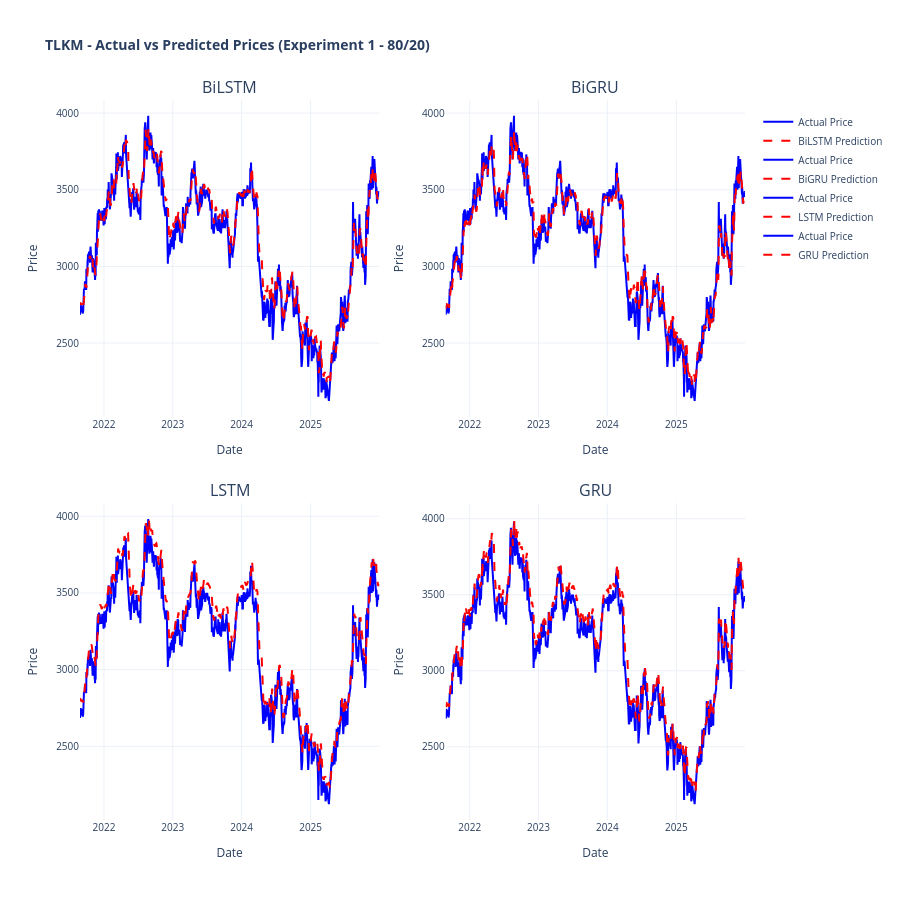
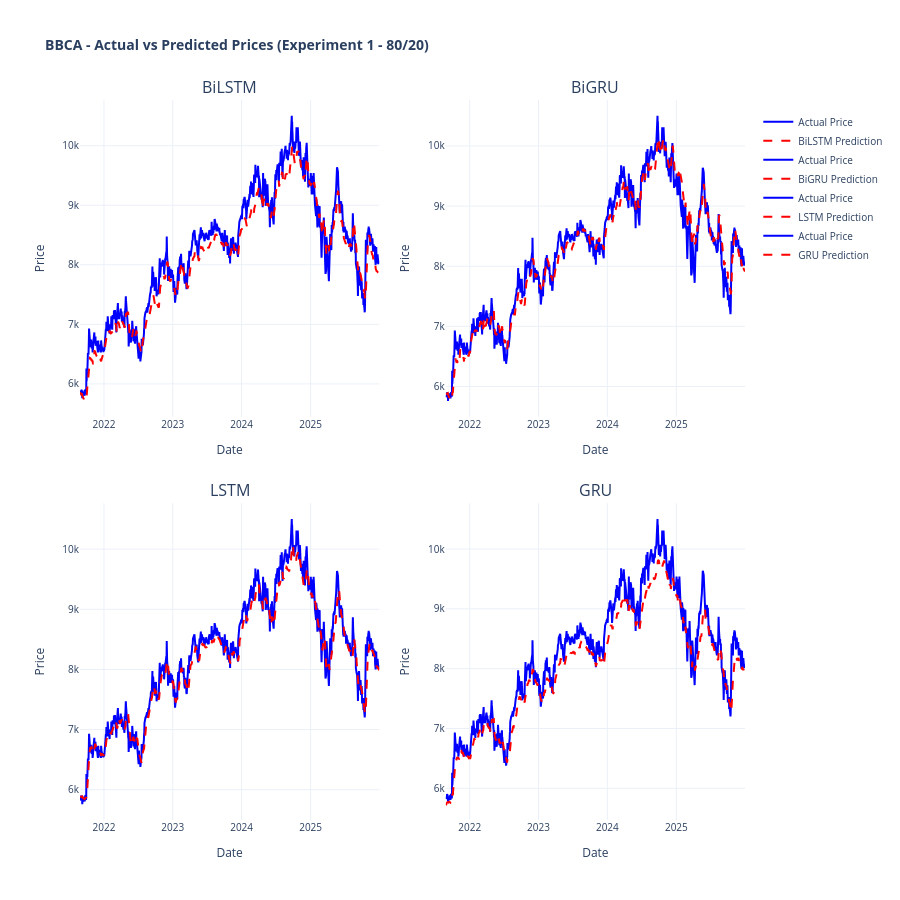
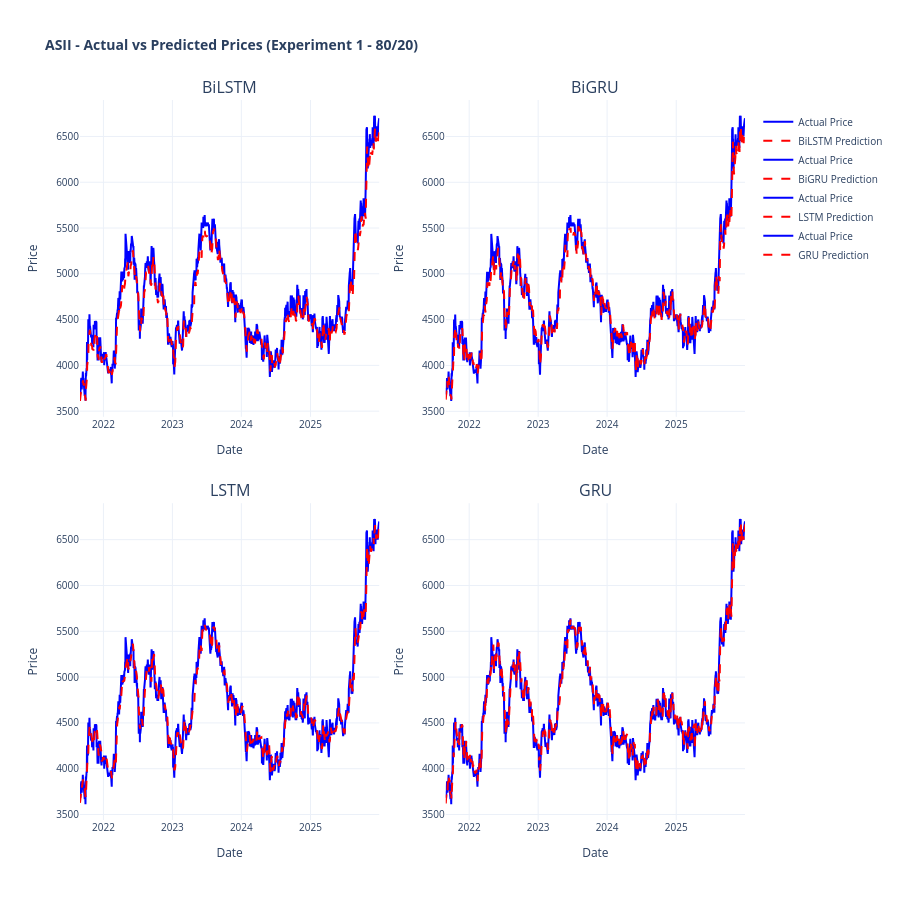
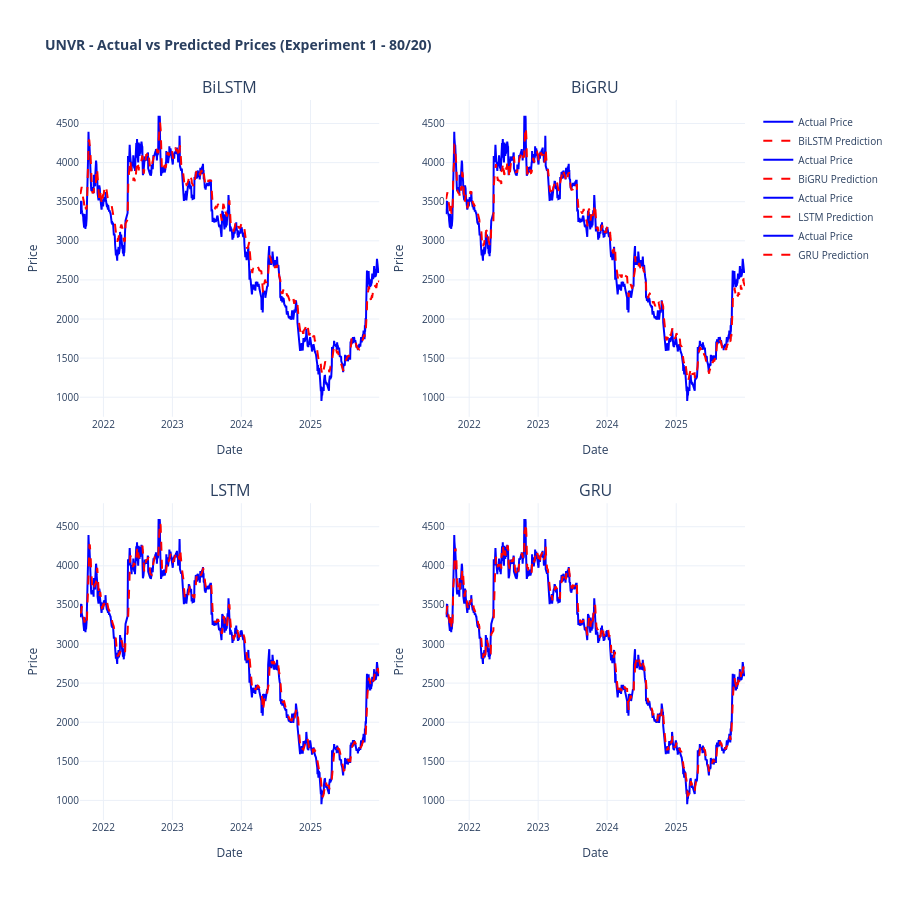

Notebook code for these charts, in order:
### Markdown cell above
## Interactive Prediction Visualization (Plotly)
Zoom in, pan, and explore the price predictions with hover details.

### Code cell
import plotly.graph_objects as go
from plotly.subplots import make_subplots

# ============================================================
# INTERACTIVE VISUALIZATION - ACTUAL VS PREDICTED (Plotly)
# ============================================================

for stock in STOCKS:
    print(f"\nGenerating interactive plot for {stock}...")
    
    y_true = all_predictions[stock][MODEL_TYPES[0]][0]
    dates = all_predictions[stock][MODEL_TYPES[0]][2]
    
    # Create subplots (one for each model)
    fig = make_subplots(
        rows=2, cols=2,
        subplot_titles=MODEL_TYPES,
        specs=[[{"secondary_y": False}, {"secondary_y": False}],
               [{"secondary_y": False}, {"secondary_y": False}]],
        vertical_spacing=0.12,
        horizontal_spacing=0.1
    )
    
    row_col_pairs = [(1, 1), (1, 2), (2, 1), (2, 2)]
    
    for idx, model_type in enumerate(MODEL_TYPES):
        row, col = row_col_pairs[idx]
        y_pred = all_predictions[stock][model_type][1]
        
        # Actual prices
        fig.add_trace(
            go.Scatter(
                x=dates, y=y_true,
                name='Actual Price',
                mode='lines',
                line=dict(color='blue', width=2),
                hovertemplate='<b>Actual Price</b><br>Date: %{x}<br>Price: %{y:.2f}<extra></extra>',
            ),
            row=row, col=col
        )
        
        # Predicted prices
        fig.add_trace(
            go.Scatter(
                x=dates, y=y_pred,
                name=f'{model_type} Prediction',
                mode='lines',
                line=dict(color='red', width=2, dash='dash'),
                hovertemplate='<b>Predicted Price</b><br>Date: %{x}<br>Price: %{y:.2f}<extra></extra>',
            ),
            row=row, col=col
        )
        
        # Update axes labels
        fig.update_xaxes(title_text="Date", row=row, col=col)
        fig.update_yaxes(title_text="Price", row=row, col=col)
    
    # Update layout
    fig.update_layout(
        title=f'<b>{stock} - Actual vs Predicted Prices (Experiment 1 - 80/20)</b>',
        height=900,
        template='plotly_white',
        hovermode='x unified',
        showlegend=True,
        legend=dict(
            orientation="v",
            yanchor="top",
            y=0.99,
            xanchor="left",
            x=1.02,
        ),
        font=dict(size=10)
    )
    
    # Save as HTML
    fig.write_html(f'figures/{EXP_LABEL}/interactive_{stock}_all_models.html')
    fig.show()

print("\n✓ All interactive plots generated and saved!")
print(f"  Location: figures/{EXP_LABEL}/interactive_*.html")

### Figure 1 — Plotly figure (JSON) as saved in the notebook; plotly's stock layout.template omitted (floating-point values rounded to 4 significant figures; data arrays with more than 128 entries replaced by an {"elided": "..."} marker saying what was removed)
{"data": [{"hovertemplate": "<b>Actual Price</b><br>Date: %{x}<br>Price: %{y:.2f}<extra></extra>", "line": {"color": "blue", "width": 2}, "mode": "lines", "name": "Actual Price", "type": "scatter", "x": {"elided": "1049 str values"}, "xaxis": "x", "y": {"elided": "1049 float values"}, "yaxis": "y"}, {"hovertemplate": "<b>Predicted Price</b><br>Date: %{x}<br>Price: %{y:.2f}<extra></extra>", "line": {"color": "red", "dash": "dash", "width": 2}, "mode": "lines", "name": "BiLSTM Prediction", "type": "scatter", "x": {"elided": "1049 str values"}, "xaxis": "x", "y": {"elided": "1049 float values"}, "yaxis": "y"}, {"hovertemplate": "<b>Actual Price</b><br>Date: %{x}<br>Price: %{y:.2f}<extra></extra>", "line": {"color": "blue", "width": 2}, "mode": "lines", "name": "Actual Price", "type": "scatter", "x": {"elided": "1049 str values"}, "xaxis": "x2", "y": {"elided": "1049 float values"}, "yaxis": "y2"}, {"hovertemplate": "<b>Predicted Price</b><br>Date: %{x}<br>Price: %{y:.2f}<extra></extra>", "line": {"color": "red", "dash": "dash", "width": 2}, "mode": "lines", "name": "BiGRU Prediction", "type": "scatter", "x": {"elided": "1049 str values"}, "xaxis": "x2", "y": {"elided": "1049 float values"}, "yaxis": "y2"}, {"hovertemplate": "<b>Actual Price</b><br>Date: %{x}<br>Price: %{y:.2f}<extra></extra>", "line": {"color": "blue", "width": 2}, "mode": "lines", "name": "Actual Price", "type": "scatter", "x": {"elided": "1049 str values"}, "xaxis": "x3", "y": {"elided": "1049 float values"}, "yaxis": "y3"}, {"hovertemplate": "<b>Predicted Price</b><br>Date: %{x}<br>Price: %{y:.2f}<extra></extra>", "line": {"color": "red", "dash": "dash", "width": 2}, "mode": "lines", "name": "LSTM Prediction", "type": "scatter", "x": {"elided": "1049 str values"}, "xaxis": "x3", "y": {"elided": "1049 float values"}, "yaxis": "y3"}, {"hovertemplate": "<b>Actual Price</b><br>Date: %{x}<br>Price: %{y:.2f}<extra></extra>", "line": {"color": "blue", "width": 2}, "mode": "lines", "name": "Actual Price", "type": "scatter", "x": {"elided": "1049 str values"}, "xaxis": "x4", "y": {"elided": "1049 float values"}, "yaxis": "y4"}, {"hovertemplate": "<b>Predicted Price</b><br>Date: %{x}<br>Price: %{y:.2f}<extra></extra>", "line": {"color": "red", "dash": "dash", "width": 2}, "mode": "lines", "name": "GRU Prediction", "type": "scatter", "x": {"elided": "1049 str values"}, "xaxis": "x4", "y": {"elided": "1049 float values"}, "yaxis": "y4"}], "layout": {"annotations": [{"font": {"size": 16}, "showarrow": false, "text": "BiLSTM", "x": 0.225, "xanchor": "center", "xref": "paper", "y": 1, "yanchor": "bottom", "yref": "paper"}, {"font": {"size": 16}, "showarrow": false, "text": "BiGRU", "x": 0.775, "xanchor": "center", "xref": "paper", "y": 1, "yanchor": "bottom", "yref": "paper"}, {"font": {"size": 16}, "showarrow": false, "text": "LSTM", "x": 0.225, "xanchor": "center", "xref": "paper", "y": 0.44, "yanchor": "bottom", "yref": "paper"}, {"font": {"size": 16}, "showarrow": false, "text": "GRU", "x": 0.775, "xanchor": "center", "xref": "paper", "y": 0.44, "yanchor": "bottom", "yref": "paper"}], "font": {"size": 10}, "height": 900, "hovermode": "x unified", "legend": {"orientation": "v", "x": 1.02, "xanchor": "left", "y": 0.99, "yanchor": "top"}, "showlegend": true, "title": {"text": "<b>TLKM - Actual vs Predicted Prices (Experiment 1 - 80/20)</b>"}, "xaxis": {"anchor": "y", "domain": [0, 0.45], "title": {"text": "Date"}}, "xaxis2": {"anchor": "y2", "domain": [0.55, 1], "title": {"text": "Date"}}, "xaxis3": {"anchor": "y3", "domain": [0, 0.45], "title": {"text": "Date"}}, "xaxis4": {"anchor": "y4", "domain": [0.55, 1], "title": {"text": "Date"}}, "yaxis": {"anchor": "x", "domain": [0.56, 1], "title": {"text": "Price"}}, "yaxis2": {"anchor": "x2", "domain": [0.56, 1], "title": {"text": "Price"}}, "yaxis3": {"anchor": "x3", "domain": [0, 0.44], "title": {"text": "Price"}}, "yaxis4": {"anchor": "x4", "domain": [0, 0.44], "title": {"text": "Price"}}}}

### Figure 2 — Plotly figure (JSON) as saved in the notebook; plotly's stock layout.template omitted (floating-point values rounded to 4 significant figures; data arrays with more than 128 entries replaced by an {"elided": "..."} marker saying what was removed)
{"data": [{"hovertemplate": "<b>Actual Price</b><br>Date: %{x}<br>Price: %{y:.2f}<extra></extra>", "line": {"color": "blue", "width": 2}, "mode": "lines", "name": "Actual Price", "type": "scatter", "x": {"elided": "1049 str values"}, "xaxis": "x", "y": {"elided": "1049 float values"}, "yaxis": "y"}, {"hovertemplate": "<b>Predicted Price</b><br>Date: %{x}<br>Price: %{y:.2f}<extra></extra>", "line": {"color": "red", "dash": "dash", "width": 2}, "mode": "lines", "name": "BiLSTM Prediction", "type": "scatter", "x": {"elided": "1049 str values"}, "xaxis": "x", "y": {"elided": "1049 float values"}, "yaxis": "y"}, {"hovertemplate": "<b>Actual Price</b><br>Date: %{x}<br>Price: %{y:.2f}<extra></extra>", "line": {"color": "blue", "width": 2}, "mode": "lines", "name": "Actual Price", "type": "scatter", "x": {"elided": "1049 str values"}, "xaxis": "x2", "y": {"elided": "1049 float values"}, "yaxis": "y2"}, {"hovertemplate": "<b>Predicted Price</b><br>Date: %{x}<br>Price: %{y:.2f}<extra></extra>", "line": {"color": "red", "dash": "dash", "width": 2}, "mode": "lines", "name": "BiGRU Prediction", "type": "scatter", "x": {"elided": "1049 str values"}, "xaxis": "x2", "y": {"elided": "1049 float values"}, "yaxis": "y2"}, {"hovertemplate": "<b>Actual Price</b><br>Date: %{x}<br>Price: %{y:.2f}<extra></extra>", "line": {"color": "blue", "width": 2}, "mode": "lines", "name": "Actual Price", "type": "scatter", "x": {"elided": "1049 str values"}, "xaxis": "x3", "y": {"elided": "1049 float values"}, "yaxis": "y3"}, {"hovertemplate": "<b>Predicted Price</b><br>Date: %{x}<br>Price: %{y:.2f}<extra></extra>", "line": {"color": "red", "dash": "dash", "width": 2}, "mode": "lines", "name": "LSTM Prediction", "type": "scatter", "x": {"elided": "1049 str values"}, "xaxis": "x3", "y": {"elided": "1049 float values"}, "yaxis": "y3"}, {"hovertemplate": "<b>Actual Price</b><br>Date: %{x}<br>Price: %{y:.2f}<extra></extra>", "line": {"color": "blue", "width": 2}, "mode": "lines", "name": "Actual Price", "type": "scatter", "x": {"elided": "1049 str values"}, "xaxis": "x4", "y": {"elided": "1049 float values"}, "yaxis": "y4"}, {"hovertemplate": "<b>Predicted Price</b><br>Date: %{x}<br>Price: %{y:.2f}<extra></extra>", "line": {"color": "red", "dash": "dash", "width": 2}, "mode": "lines", "name": "GRU Prediction", "type": "scatter", "x": {"elided": "1049 str values"}, "xaxis": "x4", "y": {"elided": "1049 float values"}, "yaxis": "y4"}], "layout": {"annotations": [{"font": {"size": 16}, "showarrow": false, "text": "BiLSTM", "x": 0.225, "xanchor": "center", "xref": "paper", "y": 1, "yanchor": "bottom", "yref": "paper"}, {"font": {"size": 16}, "showarrow": false, "text": "BiGRU", "x": 0.775, "xanchor": "center", "xref": "paper", "y": 1, "yanchor": "bottom", "yref": "paper"}, {"font": {"size": 16}, "showarrow": false, "text": "LSTM", "x": 0.225, "xanchor": "center", "xref": "paper", "y": 0.44, "yanchor": "bottom", "yref": "paper"}, {"font": {"size": 16}, "showarrow": false, "text": "GRU", "x": 0.775, "xanchor": "center", "xref": "paper", "y": 0.44, "yanchor": "bottom", "yref": "paper"}], "font": {"size": 10}, "height": 900, "hovermode": "x unified", "legend": {"orientation": "v", "x": 1.02, "xanchor": "left", "y": 0.99, "yanchor": "top"}, "showlegend": true, "title": {"text": "<b>BBCA - Actual vs Predicted Prices (Experiment 1 - 80/20)</b>"}, "xaxis": {"anchor": "y", "domain": [0, 0.45], "title": {"text": "Date"}}, "xaxis2": {"anchor": "y2", "domain": [0.55, 1], "title": {"text": "Date"}}, "xaxis3": {"anchor": "y3", "domain": [0, 0.45], "title": {"text": "Date"}}, "xaxis4": {"anchor": "y4", "domain": [0.55, 1], "title": {"text": "Date"}}, "yaxis": {"anchor": "x", "domain": [0.56, 1], "title": {"text": "Price"}}, "yaxis2": {"anchor": "x2", "domain": [0.56, 1], "title": {"text": "Price"}}, "yaxis3": {"anchor": "x3", "domain": [0, 0.44], "title": {"text": "Price"}}, "yaxis4": {"anchor": "x4", "domain": [0, 0.44], "title": {"text": "Price"}}}}

### Figure 3 — Plotly figure (JSON) as saved in the notebook; plotly's stock layout.template omitted (floating-point values rounded to 4 significant figures; data arrays with more than 128 entries replaced by an {"elided": "..."} marker saying what was removed)
{"data": [{"hovertemplate": "<b>Actual Price</b><br>Date: %{x}<br>Price: %{y:.2f}<extra></extra>", "line": {"color": "blue", "width": 2}, "mode": "lines", "name": "Actual Price", "type": "scatter", "x": {"elided": "1049 str values"}, "xaxis": "x", "y": {"elided": "1049 float values"}, "yaxis": "y"}, {"hovertemplate": "<b>Predicted Price</b><br>Date: %{x}<br>Price: %{y:.2f}<extra></extra>", "line": {"color": "red", "dash": "dash", "width": 2}, "mode": "lines", "name": "BiLSTM Prediction", "type": "scatter", "x": {"elided": "1049 str values"}, "xaxis": "x", "y": {"elided": "1049 float values"}, "yaxis": "y"}, {"hovertemplate": "<b>Actual Price</b><br>Date: %{x}<br>Price: %{y:.2f}<extra></extra>", "line": {"color": "blue", "width": 2}, "mode": "lines", "name": "Actual Price", "type": "scatter", "x": {"elided": "1049 str values"}, "xaxis": "x2", "y": {"elided": "1049 float values"}, "yaxis": "y2"}, {"hovertemplate": "<b>Predicted Price</b><br>Date: %{x}<br>Price: %{y:.2f}<extra></extra>", "line": {"color": "red", "dash": "dash", "width": 2}, "mode": "lines", "name": "BiGRU Prediction", "type": "scatter", "x": {"elided": "1049 str values"}, "xaxis": "x2", "y": {"elided": "1049 float values"}, "yaxis": "y2"}, {"hovertemplate": "<b>Actual Price</b><br>Date: %{x}<br>Price: %{y:.2f}<extra></extra>", "line": {"color": "blue", "width": 2}, "mode": "lines", "name": "Actual Price", "type": "scatter", "x": {"elided": "1049 str values"}, "xaxis": "x3", "y": {"elided": "1049 float values"}, "yaxis": "y3"}, {"hovertemplate": "<b>Predicted Price</b><br>Date: %{x}<br>Price: %{y:.2f}<extra></extra>", "line": {"color": "red", "dash": "dash", "width": 2}, "mode": "lines", "name": "LSTM Prediction", "type": "scatter", "x": {"elided": "1049 str values"}, "xaxis": "x3", "y": {"elided": "1049 float values"}, "yaxis": "y3"}, {"hovertemplate": "<b>Actual Price</b><br>Date: %{x}<br>Price: %{y:.2f}<extra></extra>", "line": {"color": "blue", "width": 2}, "mode": "lines", "name": "Actual Price", "type": "scatter", "x": {"elided": "1049 str values"}, "xaxis": "x4", "y": {"elided": "1049 float values"}, "yaxis": "y4"}, {"hovertemplate": "<b>Predicted Price</b><br>Date: %{x}<br>Price: %{y:.2f}<extra></extra>", "line": {"color": "red", "dash": "dash", "width": 2}, "mode": "lines", "name": "GRU Prediction", "type": "scatter", "x": {"elided": "1049 str values"}, "xaxis": "x4", "y": {"elided": "1049 float values"}, "yaxis": "y4"}], "layout": {"annotations": [{"font": {"size": 16}, "showarrow": false, "text": "BiLSTM", "x": 0.225, "xanchor": "center", "xref": "paper", "y": 1, "yanchor": "bottom", "yref": "paper"}, {"font": {"size": 16}, "showarrow": false, "text": "BiGRU", "x": 0.775, "xanchor": "center", "xref": "paper", "y": 1, "yanchor": "bottom", "yref": "paper"}, {"font": {"size": 16}, "showarrow": false, "text": "LSTM", "x": 0.225, "xanchor": "center", "xref": "paper", "y": 0.44, "yanchor": "bottom", "yref": "paper"}, {"font": {"size": 16}, "showarrow": false, "text": "GRU", "x": 0.775, "xanchor": "center", "xref": "paper", "y": 0.44, "yanchor": "bottom", "yref": "paper"}], "font": {"size": 10}, "height": 900, "hovermode": "x unified", "legend": {"orientation": "v", "x": 1.02, "xanchor": "left", "y": 0.99, "yanchor": "top"}, "showlegend": true, "title": {"text": "<b>ASII - Actual vs Predicted Prices (Experiment 1 - 80/20)</b>"}, "xaxis": {"anchor": "y", "domain": [0, 0.45], "title": {"text": "Date"}}, "xaxis2": {"anchor": "y2", "domain": [0.55, 1], "title": {"text": "Date"}}, "xaxis3": {"anchor": "y3", "domain": [0, 0.45], "title": {"text": "Date"}}, "xaxis4": {"anchor": "y4", "domain": [0.55, 1], "title": {"text": "Date"}}, "yaxis": {"anchor": "x", "domain": [0.56, 1], "title": {"text": "Price"}}, "yaxis2": {"anchor": "x2", "domain": [0.56, 1], "title": {"text": "Price"}}, "yaxis3": {"anchor": "x3", "domain": [0, 0.44], "title": {"text": "Price"}}, "yaxis4": {"anchor": "x4", "domain": [0, 0.44], "title": {"text": "Price"}}}}

### Figure 4 — Plotly figure (JSON) as saved in the notebook; plotly's stock layout.template omitted (floating-point values rounded to 4 significant figures; data arrays with more than 128 entries replaced by an {"elided": "..."} marker saying what was removed)
{"data": [{"hovertemplate": "<b>Actual Price</b><br>Date: %{x}<br>Price: %{y:.2f}<extra></extra>", "line": {"color": "blue", "width": 2}, "mode": "lines", "name": "Actual Price", "type": "scatter", "x": {"elided": "1049 str values"}, "xaxis": "x", "y": {"elided": "1049 float values"}, "yaxis": "y"}, {"hovertemplate": "<b>Predicted Price</b><br>Date: %{x}<br>Price: %{y:.2f}<extra></extra>", "line": {"color": "red", "dash": "dash", "width": 2}, "mode": "lines", "name": "BiLSTM Prediction", "type": "scatter", "x": {"elided": "1049 str values"}, "xaxis": "x", "y": {"elided": "1049 float values"}, "yaxis": "y"}, {"hovertemplate": "<b>Actual Price</b><br>Date: %{x}<br>Price: %{y:.2f}<extra></extra>", "line": {"color": "blue", "width": 2}, "mode": "lines", "name": "Actual Price", "type": "scatter", "x": {"elided": "1049 str values"}, "xaxis": "x2", "y": {"elided": "1049 float values"}, "yaxis": "y2"}, {"hovertemplate": "<b>Predicted Price</b><br>Date: %{x}<br>Price: %{y:.2f}<extra></extra>", "line": {"color": "red", "dash": "dash", "width": 2}, "mode": "lines", "name": "BiGRU Prediction", "type": "scatter", "x": {"elided": "1049 str values"}, "xaxis": "x2", "y": {"elided": "1049 float values"}, "yaxis": "y2"}, {"hovertemplate": "<b>Actual Price</b><br>Date: %{x}<br>Price: %{y:.2f}<extra></extra>", "line": {"color": "blue", "width": 2}, "mode": "lines", "name": "Actual Price", "type": "scatter", "x": {"elided": "1049 str values"}, "xaxis": "x3", "y": {"elided": "1049 float values"}, "yaxis": "y3"}, {"hovertemplate": "<b>Predicted Price</b><br>Date: %{x}<br>Price: %{y:.2f}<extra></extra>", "line": {"color": "red", "dash": "dash", "width": 2}, "mode": "lines", "name": "LSTM Prediction", "type": "scatter", "x": {"elided": "1049 str values"}, "xaxis": "x3", "y": {"elided": "1049 float values"}, "yaxis": "y3"}, {"hovertemplate": "<b>Actual Price</b><br>Date: %{x}<br>Price: %{y:.2f}<extra></extra>", "line": {"color": "blue", "width": 2}, "mode": "lines", "name": "Actual Price", "type": "scatter", "x": {"elided": "1049 str values"}, "xaxis": "x4", "y": {"elided": "1049 float values"}, "yaxis": "y4"}, {"hovertemplate": "<b>Predicted Price</b><br>Date: %{x}<br>Price: %{y:.2f}<extra></extra>", "line": {"color": "red", "dash": "dash", "width": 2}, "mode": "lines", "name": "GRU Prediction", "type": "scatter", "x": {"elided": "1049 str values"}, "xaxis": "x4", "y": {"elided": "1049 float values"}, "yaxis": "y4"}], "layout": {"annotations": [{"font": {"size": 16}, "showarrow": false, "text": "BiLSTM", "x": 0.225, "xanchor": "center", "xref": "paper", "y": 1, "yanchor": "bottom", "yref": "paper"}, {"font": {"size": 16}, "showarrow": false, "text": "BiGRU", "x": 0.775, "xanchor": "center", "xref": "paper", "y": 1, "yanchor": "bottom", "yref": "paper"}, {"font": {"size": 16}, "showarrow": false, "text": "LSTM", "x": 0.225, "xanchor": "center", "xref": "paper", "y": 0.44, "yanchor": "bottom", "yref": "paper"}, {"font": {"size": 16}, "showarrow": false, "text": "GRU", "x": 0.775, "xanchor": "center", "xref": "paper", "y": 0.44, "yanchor": "bottom", "yref": "paper"}], "font": {"size": 10}, "height": 900, "hovermode": "x unified", "legend": {"orientation": "v", "x": 1.02, "xanchor": "left", "y": 0.99, "yanchor": "top"}, "showlegend": true, "title": {"text": "<b>UNVR - Actual vs Predicted Prices (Experiment 1 - 80/20)</b>"}, "xaxis": {"anchor": "y", "domain": [0, 0.45], "title": {"text": "Date"}}, "xaxis2": {"anchor": "y2", "domain": [0.55, 1], "title": {"text": "Date"}}, "xaxis3": {"anchor": "y3", "domain": [0, 0.45], "title": {"text": "Date"}}, "xaxis4": {"anchor": "y4", "domain": [0.55, 1], "title": {"text": "Date"}}, "yaxis": {"anchor": "x", "domain": [0.56, 1], "title": {"text": "Price"}}, "yaxis2": {"anchor": "x2", "domain": [0.56, 1], "title": {"text": "Price"}}, "yaxis3": {"anchor": "x3", "domain": [0, 0.44], "title": {"text": "Price"}}, "yaxis4": {"anchor": "x4", "domain": [0, 0.44], "title": {"text": "Price"}}}}
